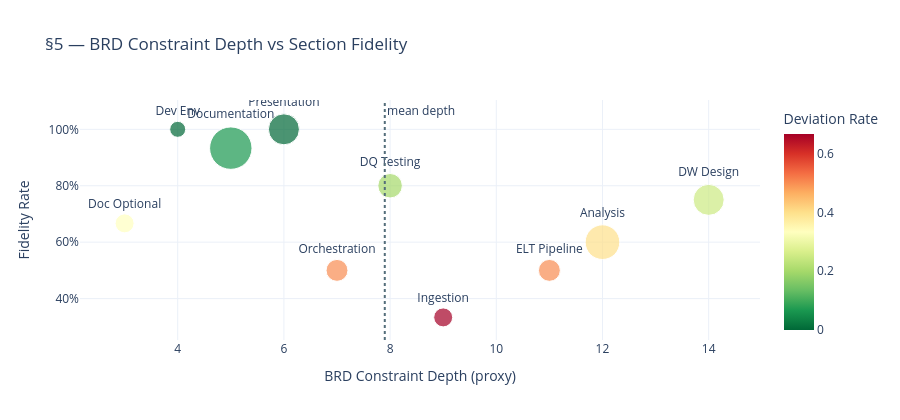

The notebook cell this image was saved under:
### Markdown cell above
## §5 — Fidelity vs Directive Density (BRD Constraint Depth)

### Code cell
# §5 — Constraint count per section (proxy for BRD depth) vs fidelity
# Computed by counting explicit constraints/mandates in the BRD per section
brd_constraint_depth = {
    "S0": 4,   # Python 3.11, conda, macOS/Linux, WSL2
    "S1": 9,   # tap, target, 9 tables, stream names, encoding, relative path, WRITE_TRUNCATE, STRING schema, setuptools
    "S2": 14,  # 7 mart tables, star schema, PKs, FK rules, date_key type, customer_unique_id resolution...
    "S3": 11,  # 9 staging models, sources.yml, _view (none - not anticipated), COALESCE, SAFE_CAST...
    "S4": 8,   # dbt-expectations, relationships, singular SQL, mostly thresholds, pair tests...
    "S5": 12,  # 11 metrics, 4 notebooks, parquet files, RFM spec, reference date, segments...
    "S6": 7,   # dagster-dbt, meltano asset, dbt build, schedule time, timezone, job, UI
    "S7": 5,   # file locations, diagrams, changelog, README, schema.yml
    "S7 Opt": 3,
    "S8": 6,   # slide deck, exec summary, tech overview, risk, interactive aid, duration
}
sec_fid["constraint_depth"] = sec_fid["section_code"].map(brd_constraint_depth)

fig = px.scatter(sec_fid,
    x="constraint_depth", y="fidelity_rate",
    text="label", size="total",
    size_max=30,
    color="deviation_rate",
    color_continuous_scale="RdYlGn_r",
    labels={"constraint_depth":"BRD Constraint Depth (proxy)",
            "fidelity_rate":"Fidelity Rate",
            "deviation_rate":"Deviation Rate"},
    title="§5 — BRD Constraint Depth vs Section Fidelity")

# Reference line: mean constraint depth
fig.add_vline(x=sec_fid["constraint_depth"].mean(), line_dash="dot",
    line_color=GREY, annotation_text="mean depth")

fig.update_traces(textposition="top center", marker_sizemin=8)
fig.update_layout(height=420, template="plotly_white")
fig.update_yaxes(tickformat=".0%")
fig.show()

### Figure 1 — Plotly figure (JSON) as saved in the notebook; plotly's stock layout.template omitted (floating-point values rounded to 4 significant figures)
{"data": [{"hovertemplate": "BRD Constraint Depth (proxy)=%{x}<br>Fidelity Rate=%{y}<br>total=%{marker.size}<br>label=%{text}<br>Deviation Rate=%{marker.color}<extra></extra>", "legendgroup": "", "marker": {"color": [0.0, 0.6667, 0.25, 0.5, 0.2, 0.4, 0.5, 0.06667, 0.3333, 0.0], "coloraxis": "coloraxis", "size": [2, 3, 8, 4, 5, 10, 4, 15, 3, 8], "sizemin": 8, "sizemode": "area", "sizeref": 0.01667, "symbol": "circle"}, "mode": "markers+text", "name": "", "orientation": "v", "showlegend": false, "text": ["Dev Env", "Ingestion", "DW Design", "ELT Pipeline", "DQ Testing", "Analysis", "Orchestration", "Documentation", "Doc Optional", "Presentation"], "textposition": "top center", "type": "scatter", "x": [4, 9, 14, 11, 8, 12, 7, 5, 3, 6], "xaxis": "x", "y": [1.0, 0.3333, 0.75, 0.5, 0.8, 0.6, 0.5, 0.9333, 0.6667, 1.0], "yaxis": "y"}], "layout": {"annotations": [{"showarrow": false, "text": "mean depth", "x": 7.9, "xanchor": "left", "xref": "x", "y": 1, "yanchor": "top", "yref": "y domain"}], "coloraxis": {"colorbar": {"title": {"text": "Deviation Rate"}}, "colorscale": [[0, "rgb(0,104,55)"], [0.1, "rgb(26,152,80)"], [0.2, "rgb(102,189,99)"], [0.3, "rgb(166,217,106)"], [0.4, "rgb(217,239,139)"], [0.5, "rgb(255,255,191)"], [0.6, "rgb(254,224,139)"], [0.7, "rgb(253,174,97)"], [0.8, "rgb(244,109,67)"], [0.9, "rgb(215,48,39)"], [1, "rgb(165,0,38)"]]}, "height": 420, "legend": {"itemsizing": "constant", "tracegroupgap": 0}, "shapes": [{"line": {"color": "#546E7A", "dash": "dot"}, "type": "line", "x0": 7.9, "x1": 7.9, "xref": "x", "y0": 0, "y1": 1, "yref": "y domain"}], "title": {"text": "§5 — BRD Constraint Depth vs Section Fidelity"}, "xaxis": {"anchor": "y", "domain": [0, 1], "title": {"text": "BRD Constraint Depth (proxy)"}}, "yaxis": {"anchor": "x", "domain": [0, 1], "tickformat": ".0%", "title": {"text": "Fidelity Rate"}}}}
